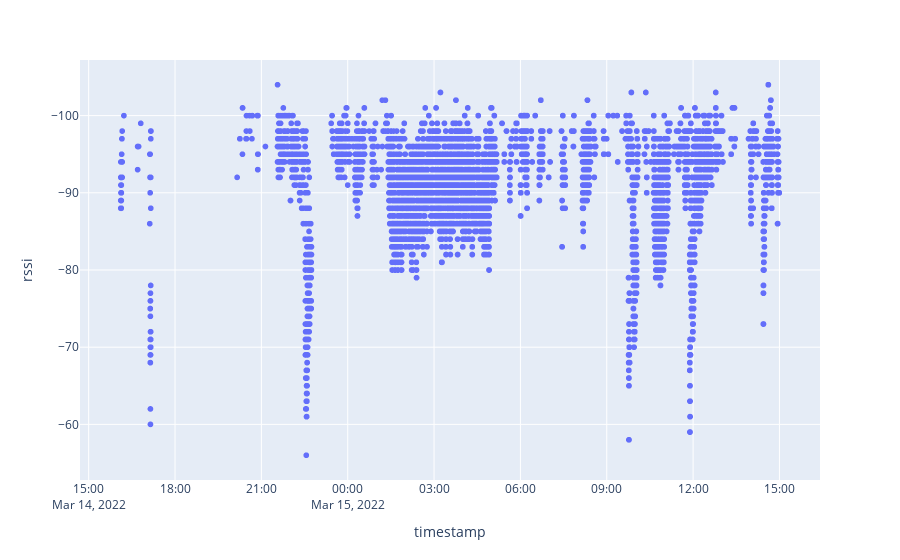

Write notebook code for a chart like this one.
### Code cell
plot_bubbles("SELECT * FROM LOG_LINES GROUP BY timestamp, distance")

### Figure 1 — Plotly figure (JSON) as saved in the notebook; plotly's stock layout.template omitted (floating-point values rounded to 4 significant figures; data arrays with more than 128 entries replaced by an {"elided": "..."} marker saying what was removed)
{"data": [{"customdata": {"elided": "15775x1 float values"}, "hovertemplate": "timestamp=%{x}<br>rssi=%{y}<br>distance=%{customdata[0]}<extra></extra>", "legendgroup": "", "marker": {"color": "#636efa", "symbol": "circle"}, "mode": "markers", "name": "", "showlegend": false, "x": {"elided": "15775 str values"}, "xaxis": "x", "y": {"elided": "15775 int values"}, "yaxis": "y", "type": "scattergl"}], "layout": {"xaxis": {"anchor": "y", "domain": [0.0, 1.0], "title": {"text": "timestamp"}}, "yaxis": {"anchor": "x", "domain": [0.0, 1.0], "title": {"text": "rssi"}, "autorange": "reversed"}, "legend": {"tracegroupgap": 0}, "margin": {"t": 60}}}
